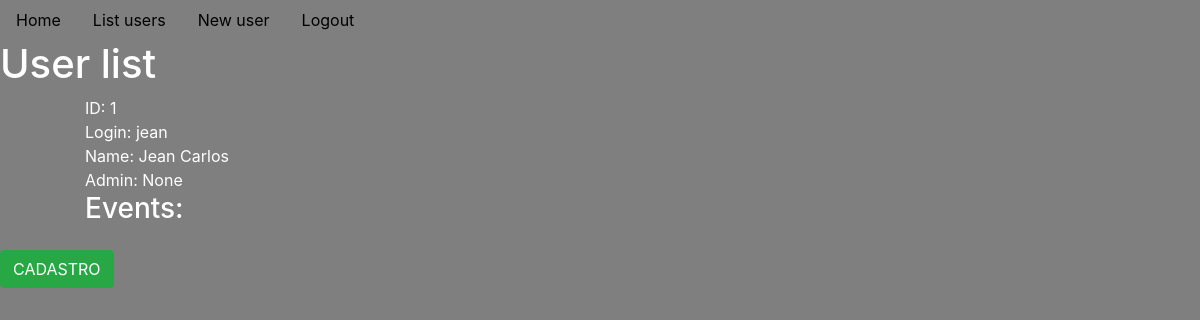
/users/1/, run on an earlier commit of the app's database.
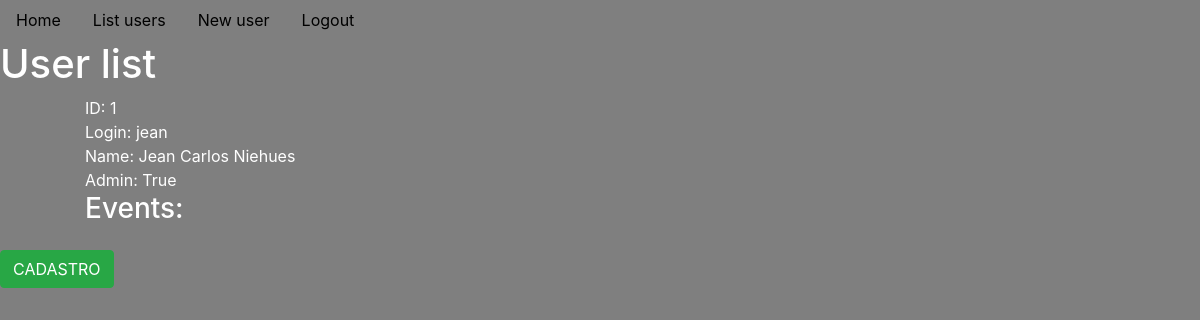
And on a later commit of the database.
### models/calendar_model.py (models this page shows)
class User(SQLModel, table=True):
    id: Optional[int] = Field(default=None, primary_key=True, nullable=False)
    user_name: str = Field(index=True)
    name: str = Field(index=True)
    admin: bool = Field(nullable=True)
    password: str = Field(nullable=False)
    events: List["Event"] = Relationship(back_populates="users")

### views/views.py (the view)
@app.get('/users/<id>/')
def listUserByID(id):
    users_list = listUsers(id)
    print(users_list)
    return render_template('list_single_user.html', title = 'User list', user=users_list)

### controller/users_controller.py (called while the page is built)
def listUsers(id=None, user_name=None):
    with Session(engine) as session:
        if id is not None or user_name is not None:
            statement = select(User).where(User.id == id).options(selectinload(User.events))
            user = session.exec(statement)
            return user.first()
        else:
            statement = select(User).options(selectinload(User.events))
            user = session.exec(statement)
            return user.all()

### templates/list_single_user.html (shortened to what this page needs)
{% extends "template.html" %}
{% block content %}
<body>
    <div class="container listapessoas">
        <ul>
                <li>ID: {{ user.id }} </li>
                <li>Login: {{ user.user_name }}</li>
                <li>Name: {{ user.name }}</li>
                <li>Admin: {{ user.admin }}</li>
                    <h3>Events:</h3>
        </ul>
    </div>
    <a href="/new_user" class="btn btn-success">CADASTRO</a>
</body>
{% endblock content %}

What changed in the data, as far as the page shows it:
changed User "jean": name "Jean Carlos" → "Jean Carlos Niehues"; admin "None" → "True"
